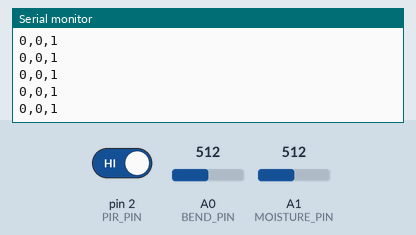
The sketch below on a simulated Arduino Uno, built with avr-gcc and run on an emulated ATmega328P. Shown: the last lines printed to the serial monitor. The test bench sets the inputs (shaded band); at power-on: A0 (BEND_PIN) = 512, A1 (MOISTURE_PIN) = 512, pin 2 (PIR_PIN) HIGH.

Above: at 1.2 s.
1.3 s: A0 (BEND_PIN) set to 306
At 1.34 s:
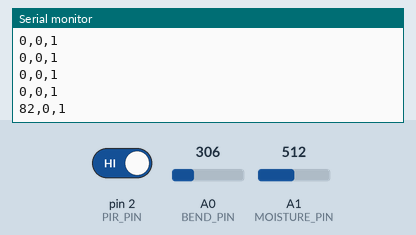
2.8 s: A1 (MOISTURE_PIN) set to 306
At 2.84 s:
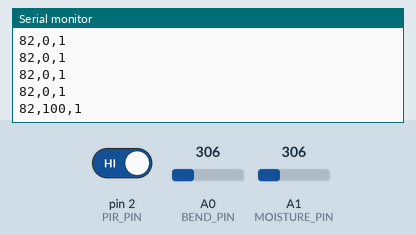
4.3 s: pin 2 (PIR_PIN) driven LOW
At 4.34 s:
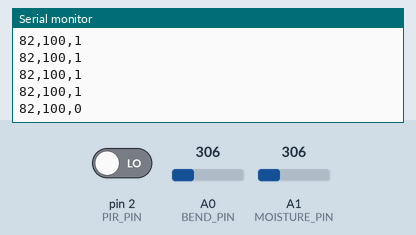
5.8 s: A0 (BEND_PIN) set to 122
At 5.84 s:
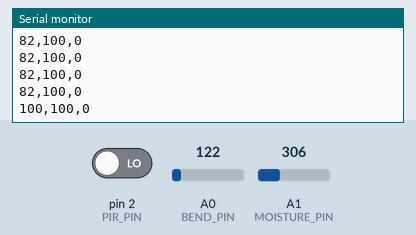
7.3 s: A1 (MOISTURE_PIN) set to 511
At 7.34 s:
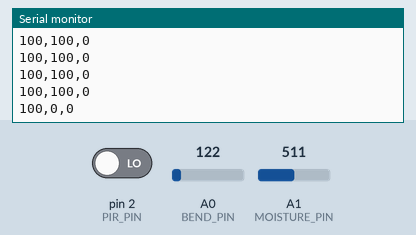
8.8 s: pin 2 (PIR_PIN) driven HIGH
At 8.84 s:
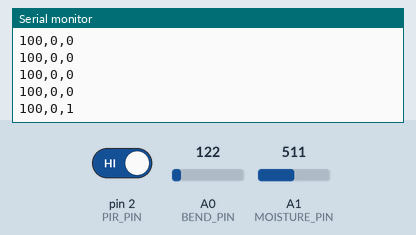
Timing chart, 0 to 11.3 s (numbered marks = the images above; inputs shaded):
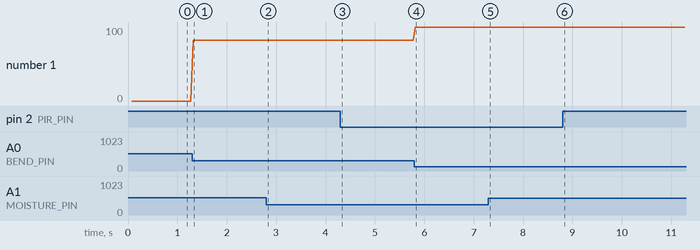

Measured:
- after the input at 1.3 s, the serial monitor: prints a new line at once (image 1)
- after the input at 2.8 s, the serial monitor: prints a new line at once (image 2)
- after the input at 4.3 s, the serial monitor: prints a new line at once (image 3)
- after the input at 5.8 s, the serial monitor: prints a new line at once (image 4)
- after the input at 7.3 s, the serial monitor: prints a new line at once (image 5)
- after the input at 8.8 s, the serial monitor: prints a new line at once (image 6)
- plotted number 1: 0 → 82 after the input at 1.3 s

The sketch:

sensor_node.ino
```cpp
const byte BEND_PIN = A0;
const byte MOISTURE_PIN = A1;
const byte PIR_PIN = 2;

const unsigned long SAMPLE_INTERVAL_MS = 50;
const bool USE_INTERNAL_BEND_PULLUP = false;

const bool BEND_DECREASES_WHEN_BENT = true;
const bool PRESSURE_DECREASES_WHEN_PRESSED = true;

const int CALIBRATION_SAMPLES = 100;
const int BEND_DEADBAND_RAW = 3;
const int PRESSURE_DEADBAND_RAW = 2;
const int BEND_FULL_SCALE_RAW_DELTA = 250;
const int PRESSURE_FULL_SCALE_RAW_DELTA = 45;

unsigned long nextSampleAt = 0;
int bendBaselineRaw = 0;
int pressureBaselineRaw = 0;

int readAverageRaw(byte pin) {
  long total = 0;

  for (int sample = 0; sample < CALIBRATION_SAMPLES; sample++) {
    total += analogRead(pin);
  }

  return int(total / CALIBRATION_SAMPLES);
}

void calibrateRestValues() {
  bendBaselineRaw = readAverageRaw(BEND_PIN);
  pressureBaselineRaw = readAverageRaw(MOISTURE_PIN);
}

int directionalDelta(int baselineRaw, int currentRaw, bool decreasesWithAction) {
  if (decreasesWithAction) {
    return baselineRaw - currentRaw;
  }

  return currentRaw - baselineRaw;
}

int deltaToPercent(int deltaRaw, int deadbandRaw, int fullScaleRawDelta) {
  if (deltaRaw <= deadbandRaw) {
    return 0;
  }

  const int usableDelta = constrain(deltaRaw - deadbandRaw, 0, fullScaleRawDelta - deadbandRaw);
  return map(usableDelta, 0, fullScaleRawDelta - deadbandRaw, 0, 100);
}

void printSample() {
  const int bendRaw = analogRead(BEND_PIN);
  const int pressureRaw = analogRead(MOISTURE_PIN);
  const int bendDelta = directionalDelta(bendBaselineRaw, bendRaw, BEND_DECREASES_WHEN_BENT);
  const int pressureDelta = directionalDelta(pressureBaselineRaw, pressureRaw, PRESSURE_DECREASES_WHEN_PRESSED);
  const int bend = deltaToPercent(bendDelta, BEND_DEADBAND_RAW, BEND_FULL_SCALE_RAW_DELTA);
  const int moisture = deltaToPercent(pressureDelta, PRESSURE_DEADBAND_RAW, PRESSURE_FULL_SCALE_RAW_DELTA);
  const int pir = digitalRead(PIR_PIN);

  Serial.print(bend);
  Serial.print(',');
  Serial.print(moisture);
  Serial.print(',');
  Serial.print(pir);
  Serial.print('\n');
}

void setup() {
  Serial.begin(115200);
  if (USE_INTERNAL_BEND_PULLUP) {
    pinMode(BEND_PIN, INPUT_PULLUP);
  }
  pinMode(PIR_PIN, INPUT);
  calibrateRestValues();
  nextSampleAt = millis() + SAMPLE_INTERVAL_MS;
}

void loop() {
  const unsigned long now = millis();

  if ((long)(now - nextSampleAt) >= 0) {
    printSample();
    nextSampleAt += SAMPLE_INTERVAL_MS;

    if ((long)(now - nextSampleAt) >= 0) {
      nextSampleAt = now + SAMPLE_INTERVAL_MS;
    }
  }
}
```
